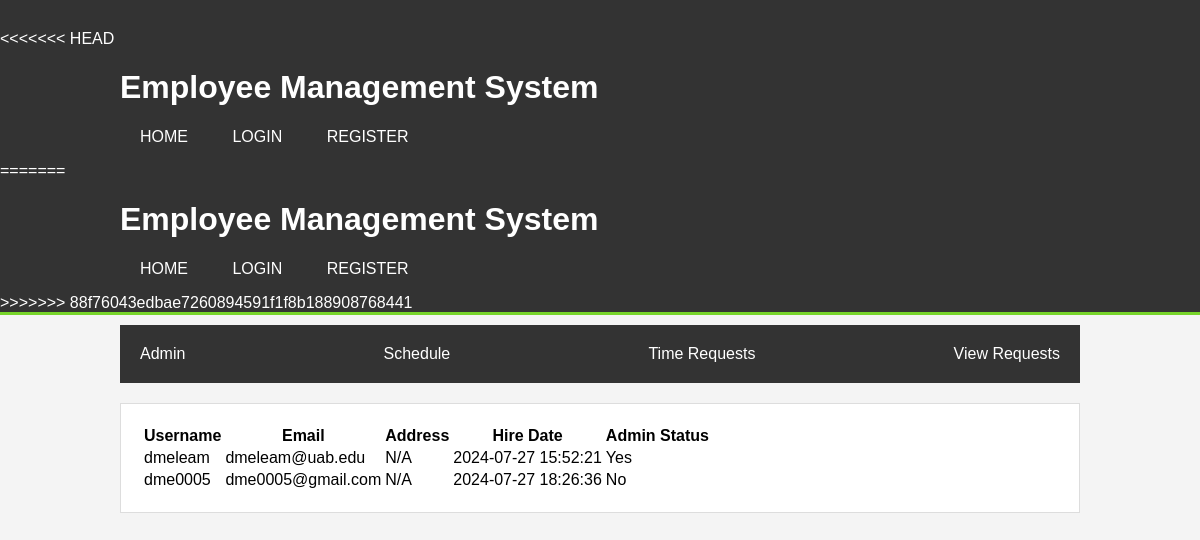
/users, run on an earlier commit of the app's database.
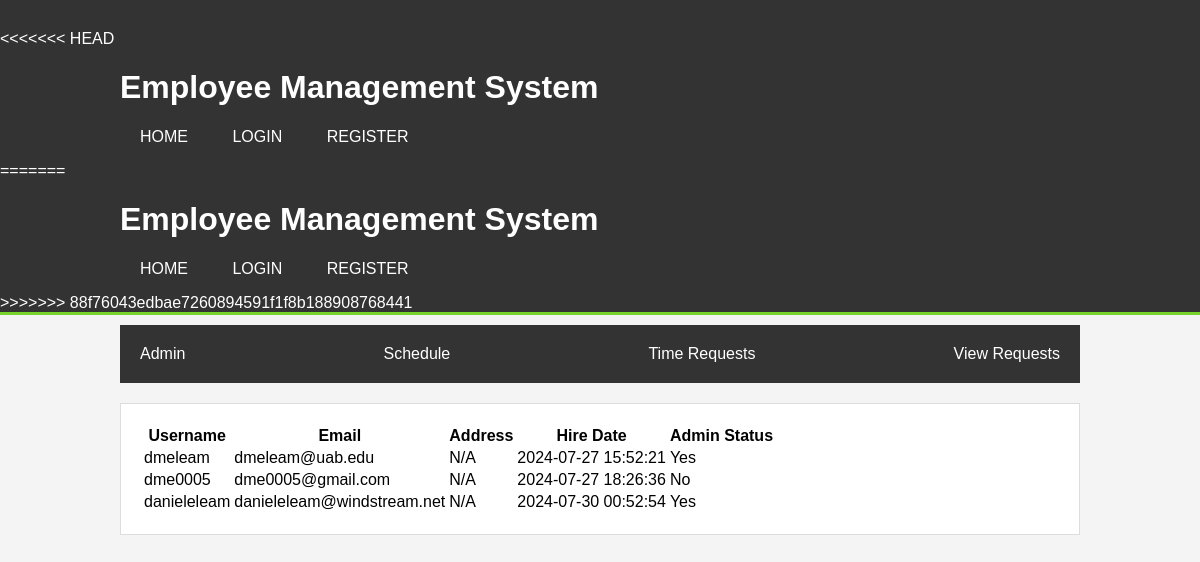
And on a later commit of the database.
### app.py (models this page shows, shortened)
class User(db.Model, UserMixin):
    id = db.Column(db.Integer, primary_key=True)
    username = db.Column(db.String(20), unique=True, nullable=False)
    email = db.Column(db.String(120), unique=True, nullable=False)
    image_file = db.Column(db.String(20), nullable=False, default="default.jpg")
    password = db.Column(db.String(60), nullable=False)
    address = db.Column(db.String(200), nullable=True)
    date_created = db.Column(db.DateTime, nullable=False, default=datetime.utcnow)
    is_admin = db.Column(db.Boolean)
    schedules = db.relationship('Schedule', backref='user', lazy=True)

### app.py (the view)
@app.route("/users")
def users():
    if (not current_user):
        return redirect(url_for("login"))
    users = User.query.all()
    return render_template('users.html', users=users)

### app.py (called while the page is built)
@app.context_processor
def inject_functions():
    return dict(is_admin=is_admin)

### templates/users.html (shortened to what this page needs)
{% extends "base.html" %} {% block title %}Employees{% endblock %}
  {% block content %}
  <table>
    <thead>
      <tr>
        <th>Username</th>
        <th>Email</th>
        <th>Address</th>
        <th>Hire Date</th>
        <th>Admin Status</th>
      </tr>
    </thead>
    {% for user in users %}
    <tr>
      <td>{{ user.username }}</td>
      <td>{{ user.email }}</td>
      <td>{{ user.address if user.address else 'N/A' }}</td>
      <td>{{ user.date_created.strftime('%Y-%m-%d %H:%M:%S') }}</td>
      <td>{{ 'Yes' if user.is_admin else 'No' }}</td>
    </tr>
    {% endfor %}
  </table>
  {% endblock %}

What changed in the data, as far as the page shows it:
added User: username "danieleleam", email "danieleleam@windstream.net", address "N/A", date_created "2024-07-30 00:52:54", is_admin "Yes"
